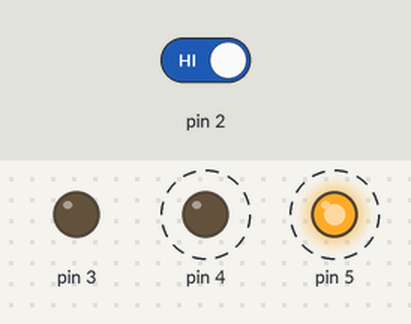
Recording of a sketch running on a simulated Arduino Uno, built with avr-gcc and run on an emulated ATmega328P. Shown: output pins drawn as LEDs (lit = HIGH). Dashed ring = blinking. Inputs (shaded band) come from the test bench; at power-on: pin 2 HIGH.

Above: at 1.44 s.
1.8 s: pin 2 driven LOW
At 2.4 s:
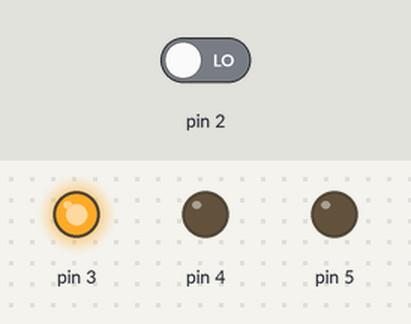
3.5 s: pin 2 driven HIGH
At 9.2 s:
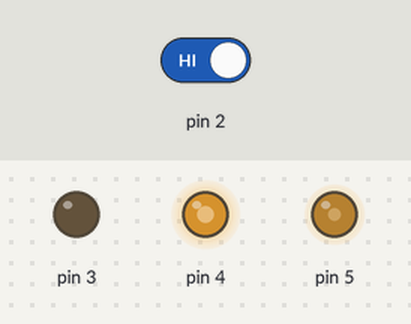
9.5 s: pin 2 driven LOW
At 10.6 s:
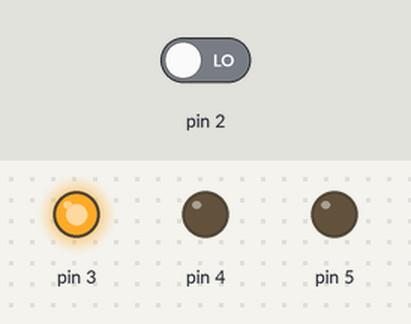
11.0 s: pin 2 driven HIGH
At 11.12 s:
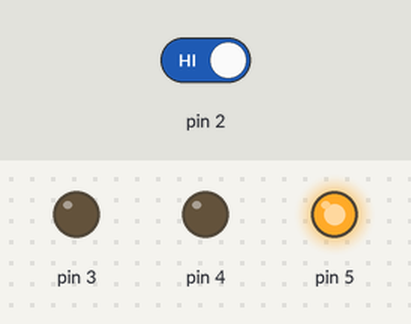
Timing chart, 0 to 15.0 s (numbered marks = the images above; inputs shaded):
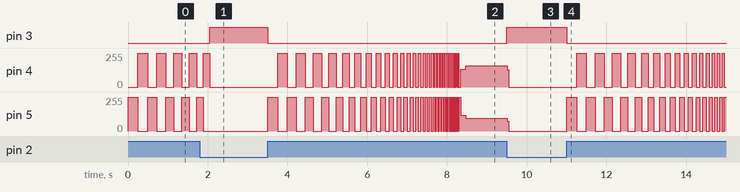

The sketch:

UFOv2.ino
```cpp
// UFO
//
// No button: green LED, no red LEDs
// Button: red LEDs, no green LED
//

// initial state of the switch is open, low, 0
int switchState = 0;

// initial delay factor
// as switch stays high, multiply delay by decay factor
float decay = 1.0;

void setup()
{
  // this is for checking the switch
  pinMode(2, INPUT);
  // this is for green LED
  pinMode(3, OUTPUT);
  // these are for the red LEDs
  pinMode(4, OUTPUT);
  pinMode(5, OUTPUT);
}

void loop()
{
  // check state of switch
  switchState = digitalRead(2);

  // light the LEDs appropriately (see description above)
  if (switchState == LOW)
  {
    // button is not pressed
    digitalWrite(3, HIGH); // green LED on
    digitalWrite(4, LOW);  // red LED off
    digitalWrite(5, LOW);  // red LED off

    decay = 1.0; // reset decay factor
  }
  else
  {
    // button is pressed
    digitalWrite(3, LOW);  // green LED off
    digitalWrite(4, LOW);  // red LED still off
    digitalWrite(5, HIGH); // red LED on
    // wait for it...
    delay(int(250 * decay)); // 250 millisecond pause which gets shorter
    // flip the red LEDs
    digitalWrite(4, HIGH); // red LED on
    digitalWrite(5, LOW);  // red LED off
    // wait for it again...
    delay(int(250 * decay)); // another 250 millisecond pause which gets shorter

    decay = decay * 0.9; // decrease decay factor by 10 percent
  } // done flipping lights. go to top and read again.
} // go back to beginning of loop
```

Measured:
- after the input at 1.8 s, pin 3: LOW → HIGH after 0.25 s; pin 4: goes on until 2.0 s, then stays 0/255; pin 5: goes on until 1.9 s, then stays 0/255
- after the input at 3.5 s, pin 3: HIGH → LOW at once; pin 4: 0/255 → 255/255 after 0.25 s, → 0/255 0.25 s later, → 255/255 0.23 s later, → 0/255 0.23 s later, … (66 changes in this stretch); pin 5: 0/255 → 255/255 at once, → 0/255 0.25 s later, → 255/255 0.25 s later, → 0/255 0.23 s later, … (67 changes in this stretch)
- after the input at 9.5 s, pin 3: LOW → HIGH at once; pin 4: 160/255 → 0/255 at once; pin 5: 95/255 → 0/255 at once
- after the input at 11.0 s, pin 3: HIGH → LOW at once; pin 4: 0/255 → 255/255 after 0.25 s, then repeats every 0.45 s: 0/255 0.23 s, 255/255 0.23 s; pin 5: 0/255 → 255/255 at once, then repeats every 0.48 s: 0/255 0.25 s, 255/255 0.23 s
- by itself, pin 4: alternates 255/255 for 0.21 s and 0/255 for 0.20 s
- by itself, pin 5: alternates 255/255 for 0.21 s and 0/255 for 0.21 s
